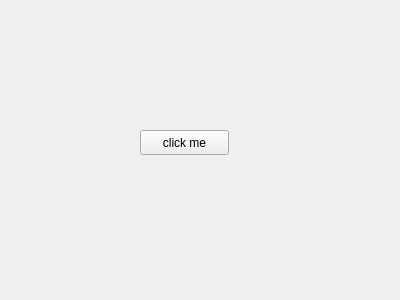
<?xml version="1.0" encoding="UTF-8"?>
<ui version="4.0">
 <class>Form</class>
 <widget class="QWidget" name="Form">
  <property name="geometry">
   <rect>
    <x>0</x>
    <y>0</y>
    <width>400</width>
    <height>300</height>
   </rect>
  </property>
  <property name="windowTitle">
   <string>Form</string>
  </property>
  <property name="styleSheet">
   <string notr="true">rgb(52, 101, 164)</string>
  </property>
  <widget class="QPushButton" name="pushButton">
   <property name="geometry">
    <rect>
     <x>140</x>
     <y>130</y>
     <width>89</width>
     <height>25</height>
    </rect>
   </property>
   <property name="text">
    <string>click me</string>
   </property>
  </widget>
 </widget>
 <resources/>
 <connections/>
</ui>
